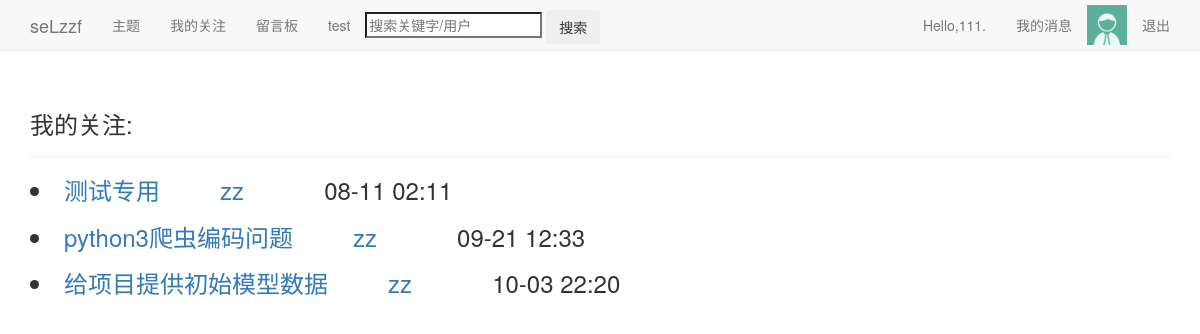
The app's page /action/87 (signed in) with its own data.
### users/models.py (models this page shows, shortened)
class Userinfo(models.Model):
	user=models.OneToOneField(User)
	pic=models.ImageField(upload_to='images',default='images/default.jpg',verbose_name='头像',blank=True)
	sex=models.CharField('性别',max_length=2,choices=(
	('男','♂'),('女','♀')),blank=True)
	birthday=models.DateField('生日',default='2000-01-01',blank=True)
	school=models.TextField('学校',max_length=50,default='暂未设置所在学校')
	autograph=models.TextField('个性签名',max_length=50,default='暂未设置个性签名')

### blogs/models.py (models this page shows, shortened)
class Theme(models.Model):
	owner=models.ForeignKey(User)
	title=models.CharField('标题',max_length=20)
	date_added=models.DateTimeField(auto_now_add=True)
	date_updated=models.DateTimeField(auto_now=True)
	设为私密=models.BooleanField(default=False)
	views=models.PositiveIntegerField(default=0)
	praises=models.PositiveIntegerField(default=0)
	def __str__(self):
		return self.title

### action/views.py (the view)
# urls.py: url(r'^(?P<user_id>\d+)$',views.action,name='action'),
@login_required
def action(request,user_id):
	page_user=request.user
	Followers=Follower.objects.filter(follower=page_user)#一个查询集内，N个元素
	themes=[]
	n=0
	for people in Followers:
		owner=people.focus
		if n==0:
			themes.append(Theme.objects.filter(owner=owner))
		else:
			themes.append(Theme.objects.filter(owner=owner))
			themes[n]=themes[n]|themes[n-1]
		n+=1
	try:
		themes=themes[n-1].filter(设为私密=False).order_by('date_added')
	except:
		return HttpResponse('no focus')
	context={'page_user':page_user,'themes':themes}
	return render(request,'action/action.html',context)

### blog/context_processor.py (called while the page is built)
def request_userinfo(request):
	user=request.user
	try:
		request_userinfo=Userinfo.objects.get(user=user)
		return {'request_userinfo':request_userinfo}
	except:
		return {'request_userinfo':'请登录.'}

### action/templates/action/action.html
{% extends "blogs/base.html" %}
{% load static %}
{% block header %}
<h3>我的关注:</h3>
{% endblock header %}
{% block content %}
<div>
{% for theme in themes %}
  <h3>
  <li>
    <a href="{% url 'blogs:theme' theme.owner.id theme.id %}">{{theme}}</a>&nbsp&nbsp&nbsp&nbsp&nbsp&nbsp&nbsp&nbsp
    <a href="{% url 'users:userinfo' theme.owner.id %}">{{theme.owner}}</a>
    &nbsp&nbsp&nbsp&nbsp&nbsp&nbsp&nbsp&nbsp&nbsp&nbsp&nbsp{{theme.date_added|date:'m-d H:i'}}
  </li>
  </h3>
{% endfor %}
</div>
{% endblock content %}

### blogs/templates/blogs/base.html (shortened to what this page needs)
{% load bootstrap3 %}
{% load static %}
<!DOCTYPE html>
<html lang='en'>
<head>
  {% bootstrap_css %}
</head>
<body>
  <nav class='navbar navbar-default navbar-static-top'>
    <div class='container'>
	  <div class='navbar-header'>
	    <a class='navbar-brand' href="{% url 'blogs:index' %}">seLzzf</a>
	  </div>
	  <div id='navbar' class='navbar-collapse collapse'>
	    <ul class='nav navbar-nav'>
		  <li><a href="{% url 'blogs:themes' page_user.id %}">主题</a></li>
		  {% if user == page_user %}
		  <li><a href="{% url 'action:action' user.id %}">我的关注</a></li>
		  {% endif %}
		  <li><a href="{% url 'message:message' page_user.id %}">留言板</a></li>
		  <li><a href="{% url 'blogs:test' %}">test</a></li>
		  <li style='margin-top:10px' class='search'>
		    <form method='post' action="{% url 'blogs:search' %}">
		    <input name='search' type='search' placeholder='搜索关键字/用户'>
		    <input class='btn' type='submit' value='搜索'>
		    </form>
		  </li>
		</ul>
		<ul class='nav navbar-nav navbar-right'>
		  {% if user.is_authenticated %}
			<li><a href="{% url 'users:userinfo' user.id %}">Hello,{{ user.username }}.</a></li>
			<li><a href="{% url 'users:news' %}">我的消息</a></li>
			<li><img style='margin-top:5px' src="{{ request_userinfo.pic.url }}" alt='pic' height="40" width="40"/></li>
			<li><a href="{% url 'users:logout' %}">退出</a></li>
		  {% endif %}
		</ul>
	  </div>
	</div>
  </nav>
  <div class='container'>
    <div class='page-header'>
      {% block header %}{% endblock header %}
    </div>
    <div>
      {% block content %}{% endblock content %}
	</div>
  </div>
</body>
</html>

### records on screen
Userinfo: pic (placeholder picture)
Theme: title "测试专用", owner "zz", date_added "08-11 02:11"
Theme: title "python3爬虫编码问题", owner "zz", date_added "09-21 12:33"
Theme: title "给项目提供初始模型数据", owner "zz", date_added "10-03 22:20"

### other values on screen
{{ user.username }} "111"
